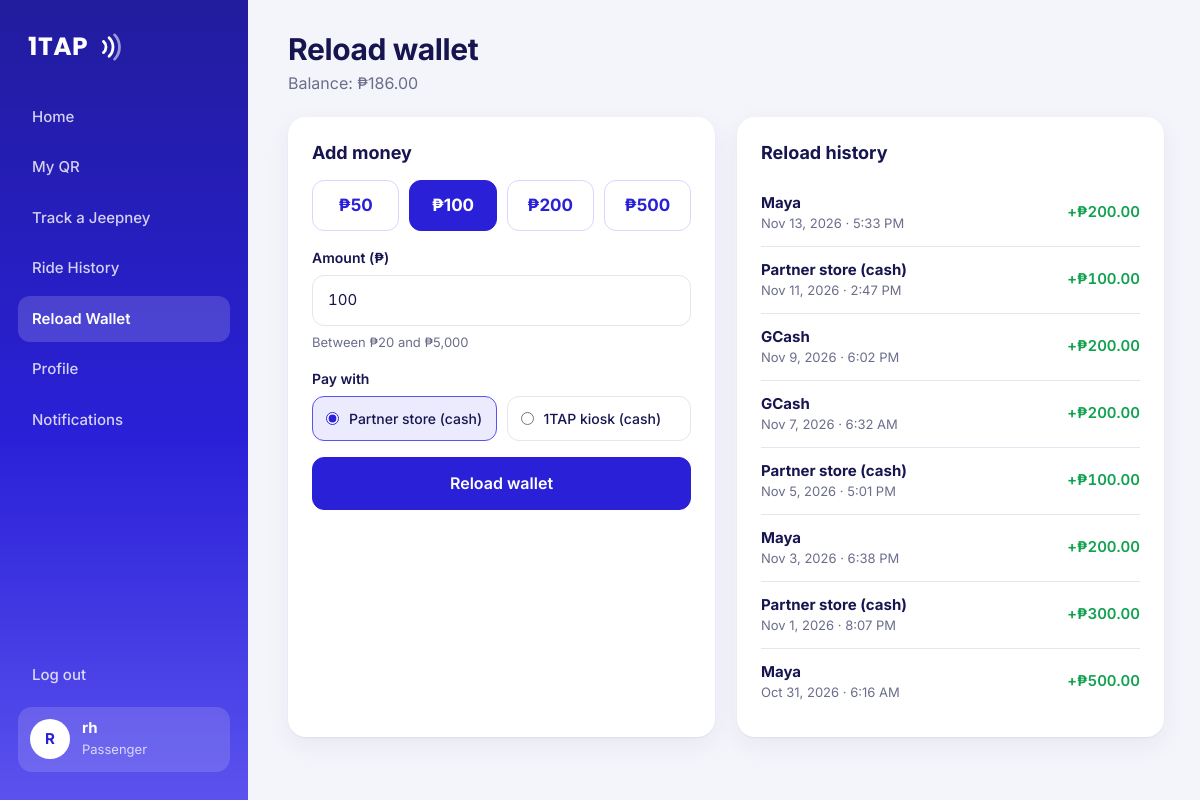
The page /controllers/passenger_reload.php (signed in) on the database its author committed.
### tables this page shows
CREATE TABLE reloads (
  reload_id    INT UNSIGNED NOT NULL AUTO_INCREMENT,
  wallet_id    INT UNSIGNED NOT NULL,
  amount       DECIMAL(10,2) NOT NULL,
  method       ENUM('gcash','maya','store','kiosk','qrph') NOT NULL,
  reloaded_at  DATETIME NOT NULL,
  PRIMARY KEY (reload_id),
  KEY idx_reloads_wallet (wallet_id, reloaded_at),
  CONSTRAINT fk_reloads_wallet FOREIGN KEY (wallet_id) REFERENCES wallets (wallet_id)
);

### controllers/passenger_reload.php (called while the page is built, shortened)
<?php
require_once '../config/db_connect.php';
require_once '../includes/functions.php';
require_once '../models/wallet_model.php';
$user_id = (int) $_SESSION['user_id'];
$wallet = get_my_wallet($conn, $user_id);
$history = get_reloads($conn, $wallet['wallet_id'], 50);
include '../views/passenger/reload.php';

### config/config.php (called while the page is built, shortened)
<?php
function reload_methods()
{
    $methods = [];
    $methods['store'] = 'Partner store (cash)';
    $methods['kiosk'] = '1TAP kiosk (cash)';
    return $methods;
}
function reload_method_label($method)
{
    $labels = reload_methods();
    $labels['maya'] = 'Maya';
    $labels['gcash'] = 'GCash';
    return $labels[$method] ?? $method;
}

### models/wallet_model.php (called while the page is built, shortened)
<?php
function get_wallet_by_user($conn, $user_id)
{
    $stmt = $conn->prepare("SELECT * FROM wallets WHERE user_id = ?");
    $stmt->bind_param("i", $user_id);
    $stmt->execute();
    return $stmt->get_result()->fetch_assoc();
}
function get_my_wallet($conn, $user_id)
{
    $wallet = get_wallet_by_user($conn, $user_id);
    return $wallet;
}
function get_reloads($conn, $wallet_id, $limit = 50)
{
    $stmt = $conn->prepare("SELECT * FROM reloads WHERE wallet_id = ? ORDER BY reloaded_at DESC LIMIT ?");
    $stmt->bind_param("ii", $wallet_id, $limit);
    $stmt->execute();
    return $stmt->get_result()->fetch_all(MYSQLI_ASSOC);
}

### views/passenger/reload.php (the view, shortened to what this page needs)
<?php include '../views/partials/dashboard_top.php'; ?>
<div class="row cols-2">
    <div class="card">
        <h3>Add money</h3>
        <form method="post" action="passenger_reload.php" class="form-stack" id="reloadForm">
            <div class="amounts" role="radiogroup" aria-label="Amount">
                <?php foreach ([50, 100, 200, 500] as $amount): ?>
                    <label><input type="radio" name="preset" value="<?= $amount ?>" <?= $amount === 100 ? 'checked' : '' ?>><span>₱<?= $amount ?></span></label>
                <?php endforeach; ?>
            </div>
            <div class="field"><label for="amount">Amount (₱)</label>
                <input class="input num" id="amount" name="amount" type="number" inputmode="decimal" min="<?= RELOAD_MIN ?>" max="<?= RELOAD_MAX ?>" step="1" value="100" required>
                <span class="hint">Between <?= peso(RELOAD_MIN, 0) ?> and <?= peso(RELOAD_MAX, 0) ?></span></div>
            <div class="field"><label>Pay with</label>
                <div class="methods">
                    <?php $first = true; foreach (reload_methods() as $key => $label): ?>
                        <label><input type="radio" name="method" value="<?= e($key) ?>" <?= $first ? 'checked' : '' ?>><?= e($label) ?></label>
                    <?php $first = false; ?>
                    <?php endforeach; ?>
                </div></div>
            <button class="btn lg block" type="submit">Reload wallet</button>
        </form>
    </div>
    <div class="card">
        <h3>Reload history</h3>
        <?php foreach ($history as $h): ?>
            <div class="list-row">
                <div class="who"><b><?= e(reload_method_label($h['method'])) ?></b><span><?= e(fmt_date($h['reloaded_at'], 'M j, Y · g:i A')) ?></span></div>
                <span class="amt-plus num">+<?= peso($h['amount']) ?></span>
            </div>
        <?php endforeach; ?>
    </div>
</div>
<?php include '../views/partials/dashboard_bottom.php'; ?>

### assets/css/app.css (style rules this page uses)
:root { --brand: #2A20D8; --brand-deep: #221C9E; --brand-soft: #5B52EE; --ink: #17154F; --navy: #1E1B6E; --muted: #6B6E8A; --bg: #F4F5FB; --surface: #FFFFFF; --lav: #ECEBFE; --lav-2: #D9D7FD; --line: #E4E5F0; --green: #12A150; --green-bg: #E3F6EB; --red: #E0343F; --red-bg: #FDE7E8; --amber: #C77A00; --amber-bg: #FFF1D9; --gray: #9A9CB4; --gray-bg: #EEEFF5; --shadow: 0 1px 2px rgba(23, 21, 79, .05), 0 8px 24px rgba(23, 21, 79, .06); --radius: 18px; --grad: linear-gradient(180deg, #221C9E 0%, #2A20D8 55%, #5B52EE 100%); --font: "Inter", system-ui, -apple-system, "Segoe UI", Roboto, sans-serif; --font-logo: "Poppins", "Inter", system-ui, sans-serif; }
* { box-sizing: border-box; margin: 0; padding: 0; }
html { -webkit-text-size-adjust: 100%; }
body { font-family: var(--font); color: var(--ink); background: var(--bg); font-size: 15px; line-height: 1.5; }
button, input, select { font: inherit; color: inherit; }
.num { font-variant-numeric: tabular-nums; }
.btn { display: inline-flex; align-items: center; justify-content: center; gap: 8px; border: 1.5px solid var(--brand); background: var(--brand); color: #fff; border-radius: 12px; padding: 12px 20px; font-weight: 600; font-size: 15px; cursor: pointer; line-height: 1.2; white-space: nowrap; }
.btn.lg { padding: 16px 26px; font-size: 16px; }
.btn.block { width: 100%; }
.field { display: flex; flex-direction: column; gap: 7px; }
.field label { font-size: 14px; font-weight: 600; }
.input, select.input { width: 100%; background: var(--surface); border: 1.5px solid var(--line); border-radius: 12px; padding: 13px 15px; font-size: 15px; }
.hint { font-size: 13px; color: var(--muted); }
.form-stack { display: flex; flex-direction: column; gap: 16px; }
.card { background: var(--surface); border-radius: var(--radius); padding: 22px 24px; box-shadow: var(--shadow); min-width: 0; }
.card h3 { font-size: 18px; margin-bottom: 14px; }
.row { display: grid; gap: 22px; }
.cols-2 { grid-template-columns: repeat(2, minmax(0, 1fr)); }
.amt-plus { color: var(--green); font-weight: 600; }
.list-row { display: flex; justify-content: space-between; align-items: center; gap: 12px; padding: 12px 0; border-bottom: 1px solid var(--line); }
.list-row:last-child { border-bottom: none; }
.list-row .who { display: flex; flex-direction: column; min-width: 0; }
.list-row .who b { font-size: 15px; }
.list-row .who span { font-size: 13px; color: var(--muted); }
.amounts { display: grid; grid-template-columns: repeat(4, minmax(0, 1fr)); gap: 10px; }
.amounts label { position: relative; }
.amounts span { display: block; text-align: center; border: 1.5px solid var(--lav-2); border-radius: 12px; padding: 12px 0; font-weight: 700; color: var(--brand); font-size: 17px; background: var(--surface); }
.amounts input:checked + span { background: var(--brand); border-color: var(--brand); color: #fff; }
.methods { display: grid; grid-template-columns: repeat(2, minmax(0, 1fr)); gap: 10px; }
.methods label { display: flex; align-items: center; gap: 10px; border: 1.5px solid var(--line); border-radius: 12px; padding: 11px 13px; cursor: pointer; font-weight: 500; }
.methods input { accent-color: var(--brand); }
.methods label:has(input:checked) { border-color: var(--brand-soft); background: var(--lav); }

### rows shown on the page
reloads: method "Maya", reloaded_at "Nov 13, 2026 · 5:33 PM", amount "₱200.00"
reloads: method "Partner store (cash)", reloaded_at "Nov 11, 2026 · 2:47 PM", amount "₱100.00"
reloads: method "GCash", reloaded_at "Nov 9, 2026 · 6:02 PM", amount "₱200.00"
reloads: method "GCash", reloaded_at "Nov 7, 2026 · 6:32 AM", amount "₱200.00"
reloads: method "Partner store (cash)", reloaded_at "Nov 5, 2026 · 5:01 PM", amount "₱100.00"
reloads: method "Maya", reloaded_at "Nov 3, 2026 · 6:38 PM", amount "₱200.00"
reloads: method "Partner store (cash)", reloaded_at "Nov 1, 2026 · 8:07 PM", amount "₱300.00"
reloads: method "Maya", reloaded_at "Oct 31, 2026 · 6:16 AM", amount "₱500.00"

### other values the page prints
$item[2] "Home"
$item[2] "My QR"
$item[2] "Track a Jeepney"
$item[2] "Ride History"
$item[2] "Reload Wallet"
$item[2] "Profile"
$item[2] "Notifications"
initials($my_name) "R"
$my_name "rh"
$role_labels[$my_role] "Passenger"
$heading "Reload wallet"
$sub "Balance: ₱186.00"
$amount "50"
$amount "100"
$amount "200"
